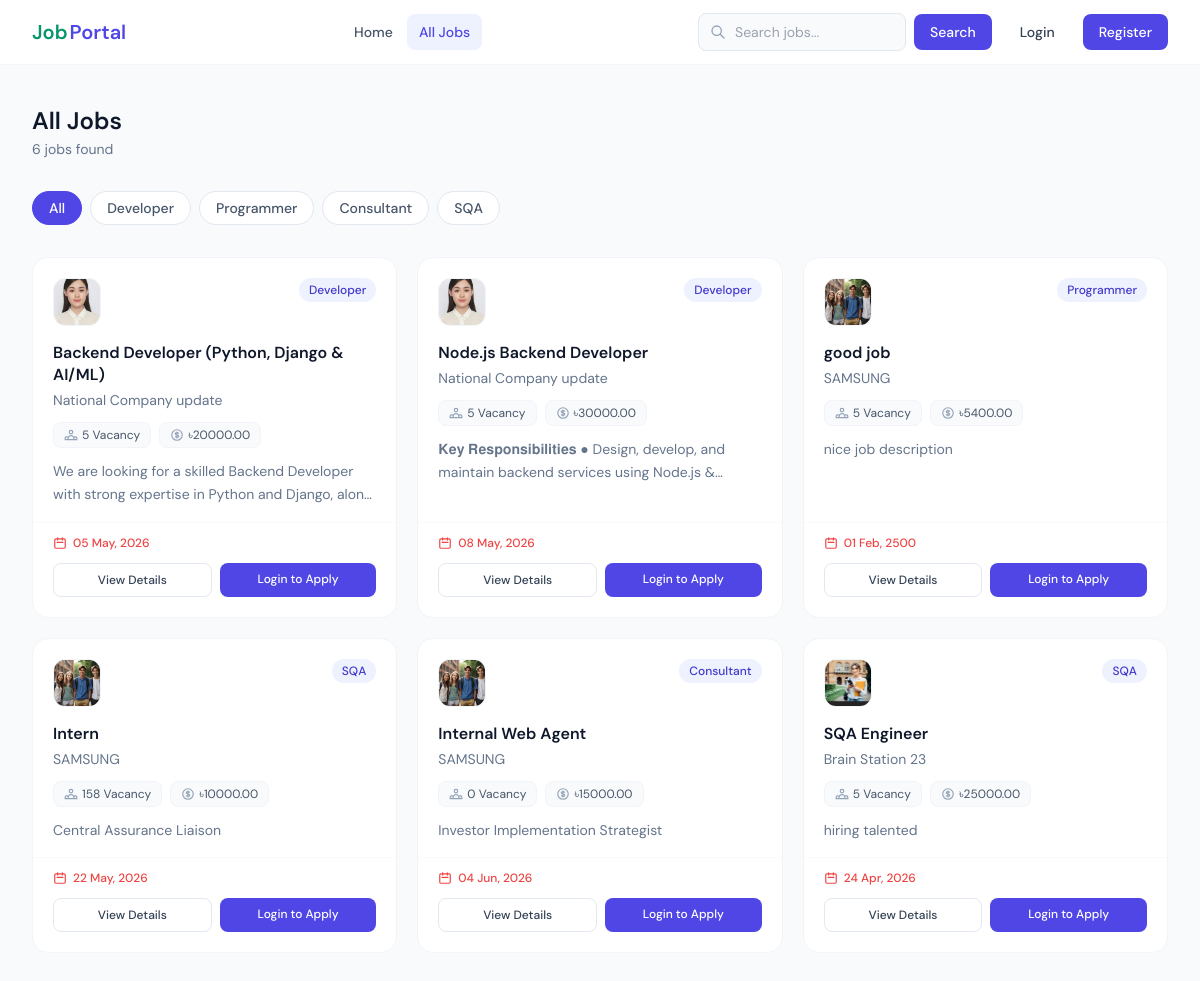
/job-list/, run on the app's committed database.
### Job_Portal_App/models.py (models this page shows, shortened)
class CategoryModel(models.Model):
    name = models.CharField(max_length=50, null=True)

class JobPostModel(models.Model):
    title = models.CharField(max_length=255, null=True)
    vacancy = models.PositiveIntegerField(null=True)
    category = models.ForeignKey(
        CategoryModel, on_delete=models.CASCADE, max_length=20, null=True,related_name='job_category'
    )
    job_description = models.TextField(null=True)
    skills_set = models.TextField(null=True)
    salary = models.DecimalField(max_digits=10, decimal_places=2, null=True)
    deadline = models.DateField(null=True)
    created_at = models.DateTimeField(auto_now_add=True, null=True)
    posted_by = models.ForeignKey(
        RecruiterProfileModel,
        on_delete=models.CASCADE,
        related_name="job_posts",
        null=True,
    )

class RecruiterProfileModel(models.Model):
    recruiter = models.OneToOneField(
        UserInfoModel,
        on_delete=models.CASCADE,
        related_name="recruiter_profile",
        null=True,
    )
    company_name = models.CharField(
        max_length=225,
        null=True,
    )
    email = models.EmailField(
        null=True,
    )
    address = models.TextField(
        null=True,
    )
    phone = models.CharField(
        max_length=20,
        null=True,
    )
    logo = models.ImageField(
        upload_to="recruiter_logos/",
        null=True,
    )

### Job_Portal_App/views.py (the view)
# urls.py: path("job-list/", job_list, name="job_list"),
def job_list(request):
    categroy_list = CategoryModel.objects.all()
    if request.user.is_authenticated:
        user = request.user
        if user.user_types == "Recruiter":
            try:
                form_data = JobPostModel.objects.filter(
                    posted_by=user.recruiter_profile
                )
            except RecruiterProfileModel.DoesNotExist:
                form_data = None
        else:
            form_data = JobPostModel.objects.all()
    else:
        form_data = JobPostModel.objects.all()
    cgory_name = request.GET.get("category_id")
    if cgory_name:
        form_data = JobPostModel.objects.filter(category=cgory_name)
    Query = request.GET.get("search")
    if Query:
        form_data = JobPostModel.objects.filter(
            Q(title__icontains=Query) | Q(job_description__icontains=Query)
        )
    context = {
        "categroy_list": categroy_list,
        "form_data": form_data,
        "title": "Job List",
    }
    return render(request, "job-list.html", context)

### Job_Portal_App/templates/job-list.html (shortened to what this page needs)
{% extends 'master/base.html' %}
{% block blockname %}
<div class="max-w-7xl mx-auto px-4 sm:px-6 lg:px-8 py-10">
  <div class="flex flex-col sm:flex-row sm:items-center justify-between gap-4 mb-8">
    <div>
      <h1 class="text-2xl font-semibold text-slate-900">
        {% if request.user.user_types == 'Recruiter' %}My Job Posts{% else %}All Jobs{% endif %}
      </h1>
      <p class="text-sm text-slate-500 mt-0.5">
        {% if form_data %}{{ form_data|length }} job{{ form_data|length|pluralize }} found{% else %}No jobs found{% endif %}
      </p>
    </div>
  </div>
  {% if categroy_list %}
    <div class="mb-8">
      <div class="flex flex-wrap gap-2">
        <a href="{% url 'job_list' %}" class="px-4 py-1.5 text-sm font-medium rounded-full border transition-colors {% if not request.GET.category_id %}bg-indigo-600 text-white border-indigo-600{% else %}border-slate-200 text-slate-600 hover:border-indigo-300 hover:text-indigo-600 bg-white{% endif %}">
          All
        </a>
        {% for cat in categroy_list %}
          <a href="{% url 'job_list' %}?category_id={{ cat.id }}" class="px-4 py-1.5 text-sm font-medium rounded-full border transition-colors {% if request.GET.category_id == cat.id|stringformat:'s' %}bg-indigo-600 text-white border-indigo-600{% else %}border-slate-200 text-slate-600 hover:border-indigo-300 hover:text-indigo-600 bg-white{% endif %}">
            {{ cat.name }}
          </a>
        {% endfor %}
      </div>
    </div>
  {% endif %}
  <div class="grid sm:grid-cols-2 lg:grid-cols-3 gap-5">
    {% for job in form_data %}
      <div class="bg-white rounded-2xl border border-slate-100 hover:border-indigo-200 hover:shadow-sm transition-all flex flex-col">
        <div class="p-5 pb-4">
          <div class="flex items-start justify-between gap-3 mb-4">
            <div class="w-12 h-12 rounded-xl border border-slate-100 overflow-hidden bg-slate-50 flex items-center justify-center shrink-0">
              {% if job.posted_by.logo %}
                <img src="{{ job.posted_by.logo.url }}" alt="{{ job.posted_by.company_name }}" class="w-full h-full object-cover" />
              {% else %}
                <span class="text-lg font-semibold text-slate-400">{{ job.posted_by.company_name|slice:":1"|upper }}</span>
              {% endif %}
            </div>
            <span class="shrink-0 text-xs font-medium px-2.5 py-1 rounded-full bg-indigo-50 text-indigo-700">{{ job.category.name }}</span>
          </div>
          <h3 class="font-semibold text-slate-900 mb-1 leading-snug">{{ job.title }}</h3>
          <p class="text-sm text-slate-500 mb-3">{{ job.posted_by.company_name }}</p>
          <div class="flex flex-wrap gap-2 mb-3">
            <span class="flex items-center gap-1 text-xs text-slate-600 bg-slate-50 px-2.5 py-1 rounded-lg border border-slate-100">
              {{ job.vacancy }} Vacancy
            </span>
            <span class="flex items-center gap-1 text-xs text-slate-600 bg-slate-50 px-2.5 py-1 rounded-lg border border-slate-100">
              ৳{{ job.salary }}
            </span>
          </div>
          <p class="text-sm text-slate-500 line-clamp-2 leading-relaxed">{{ job.job_description }}</p>
        </div>
        <div class="mt-auto px-5 pb-5 pt-3 border-t border-slate-50">
          <div class="flex items-center justify-between mb-3">
            <span class="flex items-center gap-1.5 text-xs text-red-500 font-medium">
              <svg class="w-3.5 h-3.5" fill="none" stroke="currentColor" viewBox="0 0 24 24"><path stroke-linecap="round" stroke-linejoin="round" stroke-width="2" d="M8 7V3m8 4V3m-9 8h10M5 21h14a2 2 0 002-2V7a2 2 0 00-2-2H5a2 2 0 00-2 2v12a2 2 0 002 2z"/></svg>
              {{ job.deadline|date:"d M, Y" }}
            </span>
          </div>
          <div class="flex flex-wrap gap-2">
            <a href="{% url 'job_details' job.id %}" class="flex-1 text-center py-2 px-3 border border-slate-200 hover:bg-slate-50 text-slate-700 text-xs font-medium rounded-lg transition-colors">View Details</a>
            {% if request.user.user_types == 'Recruiter' %}
              <a href="{% url 'candidate_list' job.id %}" class="py-2 px-3 bg-blue-50 hover:bg-blue-100 text-blue-700 text-xs font-medium rounded-lg transition-colors">Candidates</a>
              <a href="{% url 'job_edit' job.id %}" class="py-2 px-3 bg-amber-50 hover:bg-amber-100 text-amber-700 text-xs font-medium rounded-lg transition-colors">Edit</a>
              <a href="{% url 'job_delete' job.id %}" onclick="return confirm('Delete this job post?')" class="py-2 px-3 bg-red-50 hover:bg-red-100 text-red-700 text-xs font-medium rounded-lg transition-colors">Delete</a>
            {% elif request.user.user_types == 'Seeker' %}
              <a href="{% url 'job_apply' job.id %}" class="flex-1 text-center py-2 px-3 bg-indigo-600 hover:bg-indigo-700 text-white text-xs font-medium rounded-lg transition-colors">Apply Now</a>
            {% else %}
              <a href="{% url 'login_page' %}" class="flex-1 text-center py-2 px-3 bg-indigo-600 hover:bg-indigo-700 text-white text-xs font-medium rounded-lg transition-colors">Login to Apply</a>
            {% endif %}
          </div>
        </div>
      </div>
    {% endfor %}
  </div>
</div>
{% endblock %}

### Job_Portal_App/templates/master/base.html (style rules this page uses)
body { font-family: 'DM Sans', sans-serif; }

### data on the page
CategoryModel: name "Developer"
CategoryModel: name "Programmer"
CategoryModel: name "Consultant"
CategoryModel: name "SQA"
JobPostModel: posted_by.logo (picture), category.name "Developer", title "Backend Developer (Python, Django & AI/ML)", posted_by.company_name "National Company update", vacancy "5", salary "20000.00", job_description "We are looking for a skilled Backend Developer with strong expertise in Python and Django,…", deadline "05 May, 2026"
JobPostModel: posted_by.logo (picture), category.name "Developer", title "Node.js Backend Developer", posted_by.company_name "National Company update", vacancy "5", salary "30000.00", job_description "𝐊𝐞𝐲 𝐑𝐞𝐬𝐩𝐨𝐧𝐬𝐢𝐛𝐢𝐥𝐢𝐭𝐢𝐞𝐬 ● Design, develop, and maintain backend services using Node.js…", deadline "08 May, 2026"
JobPostModel: posted_by.logo (picture), category.name "Programmer", title "good job", posted_by.company_name "SAMSUNG", vacancy "5", salary "5400.00", job_description "nice job description", deadline "01 Feb, 2500"
JobPostModel: posted_by.logo (picture), category.name "SQA", title "Intern", posted_by.company_name "SAMSUNG", vacancy "158", salary "10000.00", job_description "Central Assurance Liaison", deadline "22 May, 2026"
JobPostModel: posted_by.logo (picture), category.name "Consultant", title "Internal Web Agent", posted_by.company_name "SAMSUNG", vacancy "0", salary "15000.00", job_description "Investor Implementation Strategist", deadline "04 Jun, 2026"
JobPostModel: posted_by.logo (picture), category.name "SQA", title "SQA Engineer", posted_by.company_name "Brain Station 23", vacancy "5", salary "25000.00", job_description "hiring talented", deadline "24 Apr, 2026"
